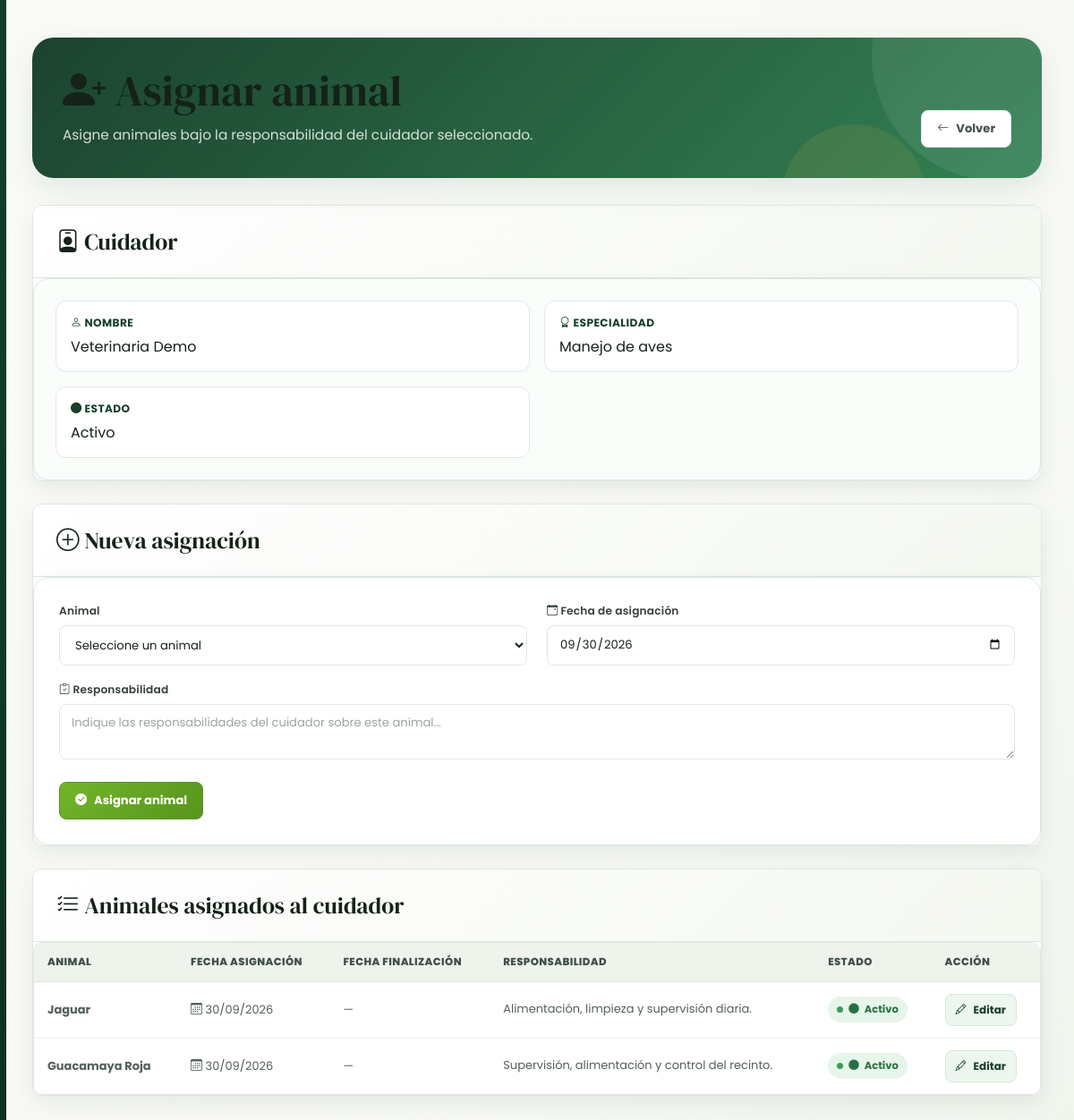
The page /cuidadores/asignar_animal.php?id=1 (signed in) on the database its author committed.
### tables this page shows
CREATE TABLE cuidador (
    id_cuidador INT AUTO_INCREMENT PRIMARY KEY,
    id_usuario INT NOT NULL UNIQUE,
    fecha_contratacion DATE NOT NULL,
    especialidad VARCHAR(100),
    estado ENUM('Activo', 'Inactivo') NOT NULL DEFAULT 'Activo',

    CONSTRAINT fk_cuidador_usuario
        FOREIGN KEY (id_usuario)
        REFERENCES usuario(id_usuario)
        ON DELETE CASCADE
);

CREATE TABLE usuario(
    id_usuario INT AUTO_INCREMENT PRIMARY KEY,
    nombre VARCHAR(100) NOT NULL,
    correo VARCHAR(100) NOT NULL UNIQUE,
    telefono VARCHAR(20),
    fecha_nacimiento DATE
);

CREATE TABLE cuidador_animal (
    id_cuidador_animal INT AUTO_INCREMENT PRIMARY KEY,
    id_cuidador INT NOT NULL,
    id_animal INT NOT NULL,
    fecha_asignacion DATE NOT NULL,
    fecha_finalizacion DATE NULL,

    responsabilidad VARCHAR(255) NOT NULL,

    estado ENUM(
        'Activo',
        'Finalizado'
    ) NOT NULL DEFAULT 'Activo',

    CONSTRAINT fk_cuidador_animal_cuidador
        FOREIGN KEY (id_cuidador)
        REFERENCES cuidador(id_cuidador)
        ON DELETE CASCADE,

    CONSTRAINT fk_cuidador_animal_animal
        FOREIGN KEY (id_animal)
        REFERENCES animal(id_animal)
        ON DELETE CASCADE,

    CONSTRAINT chk_fechas_asignacion
        CHECK (
            fecha_finalizacion IS NULL
            OR fecha_finalizacion >= fecha_asignacion
        )

);

CREATE TABLE animal (
    id_animal INT AUTO_INCREMENT PRIMARY KEY,
    codigo_animal VARCHAR(20) NOT NULL UNIQUE,
    nombre_animal VARCHAR(100) NOT NULL,
    fecha_nacimiento DATE NOT NULL,
    fecha_entrada DATE NOT NULL,
    peso DECIMAL(10,2) NOT NULL,
    altura DECIMAL(5,2) NOT NULL,
    foto LONGBLOB NULL,
    id_habitat INT NULL,

    CONSTRAINT fk_animal_habitat
        FOREIGN KEY (id_habitat)
        REFERENCES habitat(id_habitat)
        ON UPDATE CASCADE
        ON DELETE SET NULL

);

### public/index.php (called while the page is built, shortened)
<?php
$base = rtrim(str_replace('\\', '/', dirname($_SERVER['SCRIPT_NAME'] ?? '/index.php')), '/.');
$solicitud = rawurldecode(parse_url($_SERVER['REQUEST_URI'] ?? '/', PHP_URL_PATH) ?: '/');
$ruta = ltrim(substr($solicitud, strlen($base)), '/');
$ruta = $ruta === '' ? 'index.php' : $ruta;
$rutas = require dirname(__DIR__) . '/config/rutas.php';
require dirname(__DIR__) . '/' . $rutas[$ruta];

### app/modulos/cuidadores/asignar_animal.php (the view, shortened to what this page needs)
<?php
require_once __DIR__ . "/../../../config/database.php";
function escapar($texto): string
{
    return htmlspecialchars(
        (string)$texto,
        ENT_QUOTES,
        "UTF-8"
    );
}
$id_cuidador = (int)$_GET["id"];
$sqlCuidador = "
    SELECT
        c.id_cuidador,
        c.fecha_contratacion,
        c.especialidad,
        c.estado,
        u.nombre
    FROM cuidador c
    INNER JOIN usuario u
        ON u.id_usuario = c.id_usuario
    WHERE c.id_cuidador = ?
";
$stmtCuidador = $conexion->prepare($sqlCuidador);
$stmtCuidador->bind_param(
    "i",
    $id_cuidador
);
$stmtCuidador->execute();
$resultadoCuidador = $stmtCuidador->get_result();
$cuidador = $resultadoCuidador->fetch_assoc();
$sqlAsignaciones = "
    SELECT
        ca.id_cuidador_animal,
        ca.fecha_asignacion,
        ca.fecha_finalizacion,
        ca.responsabilidad,
        ca.estado,
        a.nombre_animal AS nombre_animal
    FROM cuidador_animal ca
    INNER JOIN animal a
        ON a.id_animal = ca.id_animal
    WHERE ca.id_cuidador = ?
    ORDER BY
        CASE
            WHEN ca.estado = 'Activo' THEN 1
            ELSE 2
        END,
        ca.fecha_asignacion DESC
";
$stmtAsignaciones =
    $conexion->prepare(
        $sqlAsignaciones
    );
$stmtAsignaciones->bind_param(
    "i",
    $id_cuidador
);
$stmtAsignaciones->execute();
$asignaciones =
    $stmtAsignaciones->get_result();
?>
<!DOCTYPE html>
<html lang="es">
<head>
<link
    rel="stylesheet"
    href="https://cdn.jsdelivr.net/npm/bootstrap-icons@1.13.1/font/bootstrap-icons.min.css"
>
<link rel="stylesheet" href="../css/cuidadores1.css">
    <link rel="stylesheet" href="../css/crud-modern.css?v=1">
    <link rel="stylesheet" href="../css/ecofauna-unified.css?v=1">
</head>
<body class="ecofauna-unified crud-modern">
<div class="contenedor">
<div class="encabezado">
    <div>
        <h1>
            <i class="bi bi-person-plus-fill"></i>
            Asignar animal
        </h1>
        <p class="subtitulo">
            Asigne animales bajo la responsabilidad
            del cuidador seleccionado.
        </p>
    </div>
    <a
        href="cuidadores.php?id=<?= $id_cuidador ?>"
        class="boton volver"
    >
        <i class="bi bi-arrow-left"></i>
        Volver
    </a>
</div>
<div class="tarjeta">
    <h2 class="titulo">
        <i class="bi bi-person-badge"></i>
        Cuidador
    </h2>
    <div class="datos">
        <div class="dato">
            <strong>
                <i class="bi bi-person"></i>
                Nombre
            </strong>
            <?= escapar(
                $cuidador["nombre"] . " "
            ) ?>
        </div>
        <div class="dato">
            <strong>
                <i class="bi bi-award"></i>
                Especialidad
            </strong>
            <?= escapar(
                $cuidador["especialidad"]
                ?: "Sin especialidad"
            ) ?>
        </div>
        <div class="dato">
            <strong>
                <i class="bi bi-circle-fill"></i>
                Estado
            </strong>
            <?= escapar(
                $cuidador["estado"]
            ) ?>
        </div>
    </div>
</div>
<div class="tarjeta">
    <h2 class="titulo">
        <i class="bi bi-plus-circle"></i>
        Nueva asignación
    </h2>
    <form
        method="POST"
        class="formulario"
    >
        <div>
            <label for="id_animal">
                Animal
            </label>
            <select
                name="id_animal"
                id="id_animal"
                required
            >
                <option value="">
                    Seleccione un animal
                </option>
            </select>
        </div>
        <div>
            <label for="fecha_asignacion">
                <i class="bi bi-calendar-event"></i>
                Fecha de asignación
            </label>
            <input
                type="date"
                name="fecha_asignacion"
                id="fecha_asignacion"
                max="<?= date("Y-m-d") ?>"
                value="<?= escapar($_POST["fecha_asignacion"] ?? date("Y-m-d")) ?>"
                required
            >
        </div>
        <div class="campo-completo">
            <label for="responsabilidad">
                <i class="bi bi-clipboard-check"></i>
                Responsabilidad
            </label>
            <textarea
                name="responsabilidad"
                id="responsabilidad"
                maxlength="255"
                placeholder="Indique las responsabilidades del cuidador sobre este animal..."
                required
            ><?= escapar($_POST["responsabilidad"] ?? "") ?></textarea>
        </div>
        <div class="campo-completo">
            <button
                type="submit"
                class="boton guardar"
            >
                <i class="bi bi-check-circle-fill"></i>
                Asignar animal
            </button>
        </div>
    </form>
</div>
<div class="tarjeta">
    <h2 class="titulo">
        <i class="bi bi-list-check"></i>
        Animales asignados al cuidador
    </h2>
    <div class="tabla-contenedor">
        <table>
            <thead>
                <tr>
                    <th>
                        Animal
                    </th>
                    <th>
                        Fecha asignación
                    </th>
                    <th>
                        Fecha finalización
                    </th>
                    <th>
                        Responsabilidad
                    </th>
                    <th>
                        Estado
                    </th>
                    <th>
                        Acción
                    </th>
                </tr>
            </thead>
            <tbody>
            <?php if (
                $asignaciones->num_rows > 0
            ): ?>
                <?php while (
                    $asignacion =
                    $asignaciones->fetch_assoc()
                ): ?>
                    <tr>
                        <td>
                            <strong>
                                <?= escapar(
                                    $asignacion[
                                        "nombre_animal"
                                    ]
                                ) ?>
                            </strong>
                        </td>
                        <td>
                            <i class="bi bi-calendar3"></i>
                            <?= date(
                                "d/m/Y",
                                strtotime(
                                    $asignacion[
                                        "fecha_asignacion"
                                    ]
                                )
                            ) ?>
                        </td>
                        <td>
                            <?php if (
                                !empty(
                                    $asignacion[
                                        "fecha_finalizacion"
                                    ]
                                )
                            ): ?>
                                <i class="bi bi-calendar-check"></i>
                                <?= date(
                                    "d/m/Y",
                                    strtotime(
                                        $asignacion[
                                            "fecha_finalizacion"
                                        ]
                                    )
                                ) ?>
                            <?php else: ?>
                                —
                            <?php endif; ?>
                        </td>
                        <td>
                            <?= nl2br(
                                escapar(
                                    $asignacion[
                                        "responsabilidad"
                                    ]
                                )
                            ) ?>
                        </td>
                        <td>
                            <?php if (
                                $asignacion["estado"]
                                === "Activo"
                            ): ?>
                                <span
                                    class="estado activo"
                                >
                                    <i class="bi bi-circle-fill"></i>
                                    Activo
                                </span>
                            <?php endif; ?>
                        </td>
                        <td>
                            <a
                                href="editar_asignacion.php?id=<?= $asignacion["id_cuidador_animal"] ?>"
                                class="boton editar"
                            >
                                <i class="bi bi-pencil"></i>
                                Editar
                            </a>
                        </td>
                    </tr>
                <?php endwhile; ?>
            <?php endif; ?>
            </tbody>
        </table>
    </div>
</div>
</div>
</body>
</html>

### public/assets/css/crud-modern.css (style rules this page uses)
:root { --crud-sidebar: #123f2d; --crud-sidebar-deep: #0d3022; --crud-green: #247a36; --crud-green-dark: #176128; --crud-green-soft: #eaf5e8; --crud-bg: #f5f7f8; --crud-surface: #ffffff; --crud-text: #18201c; --crud-muted: #68716c; --crud-border: #dfe5e1; --crud-danger: #b73e3e; --crud-shadow: 0 8px 26px rgba(24, 48, 34, .07); }
body.crud-modern { min-height: 100vh; color: var(--crud-text); background: linear-gradient(135deg, #f8fafb 0%, var(--crud-bg) 55%, #f1f5f2 100%); font-family: "Poppins", system-ui, sans-serif; }
body.crud-modern::before { content: ""; position: fixed; inset: 0 auto 0 0; z-index: -1; width: 7px; background: linear-gradient(180deg, var(--crud-sidebar), var(--crud-sidebar-deep)); }
.crud-modern :is(.tarjeta-modulo-admin, .tarjeta, .tarjeta-servicio, .card, .panel, .formulario-card, .tabla-card) { border: 1px solid var(--crud-border) !important; border-radius: 12px !important; background: var(--crud-surface) !important; box-shadow: var(--crud-shadow) !important; }
.crud-modern :is(label, .form-label) { color: #303934; font-weight: 500; }
.crud-modern :is(.form-control, .form-select, input:not([type="checkbox"]):not([type="radio"]):not([type="hidden"]), select, textarea) { min-height: 46px; border: 1px solid var(--crud-border); border-radius: 8px; color: var(--crud-text); background-color: #fff; box-shadow: none; }
.crud-modern textarea { min-height: 112px; }
.crud-modern :is(.form-control, .form-select, input, select, textarea):focus { border-color: #6da778; box-shadow: 0 0 0 3px rgba(36, 122, 54, .12); outline: 0; }
.crud-modern :is(.btn-principal, .btn-guardar-admin, .guardar, .btn-success, .btn-primary) { color: #fff !important; background: linear-gradient(135deg, var(--crud-green), var(--crud-green-dark)) !important; border-color: var(--crud-green) !important; }
.crud-modern :is(.btn, .boton, .btn-volver-admin, .btn-secundario-admin, .btn-cancelar-admin) { border-radius: 8px; font-weight: 600; box-shadow: none; }
.crud-modern :is(.btn-principal, .btn-guardar-admin, .guardar, .btn-success, .btn-primary):hover { transform: translateY(-1px); background: var(--crud-green-dark) !important; box-shadow: 0 7px 16px rgba(23, 97, 40, .18) !important; }
.crud-modern :is(.btn-secundario, .btn-volver-admin, .btn-secundario-admin, .volver, .btn-light) { color: #344039 !important; background: #fff !important; border: 1px solid var(--crud-border) !important; }
.crud-modern :is(.table-responsive, .tabla-contenedor) { overflow: auto; border: 1px solid var(--crud-border); border-radius: 10px; }
.crud-modern table { margin-bottom: 0; color: var(--crud-text); }
.crud-modern table thead th { padding: 14px 16px; color: #46514a; background: #f2f6f3 !important; border-bottom: 1px solid var(--crud-border) !important; font-size: .76rem; font-weight: 700; letter-spacing: .035em; text-transform: uppercase; white-space: nowrap; }
.crud-modern table tbody td { padding: 14px 16px; border-color: #edf0ee; vertical-align: middle; }
.crud-modern table tbody tr { transition: background .16s ease; }
.crud-modern :is(.badge, .estado, .chip) { border-radius: 999px; font-weight: 600; }

### rows shown on the page
cuidador: id_usuario.nombre "Veterinaria Demo", especialidad "Manejo de aves", estado "Activo"
cuidador_animal: id_animal.nombre_animal "Jaguar", fecha_asignacion "30/09/2026", responsabilidad "Alimentación, limpieza y supervisión diaria.", estado "Activo" (drawn)
cuidador_animal: id_animal.nombre_animal "Guacamaya Roja", fecha_asignacion "30/09/2026", responsabilidad "Supervisión, alimentación y control del recinto.", estado "Activo" (drawn)
